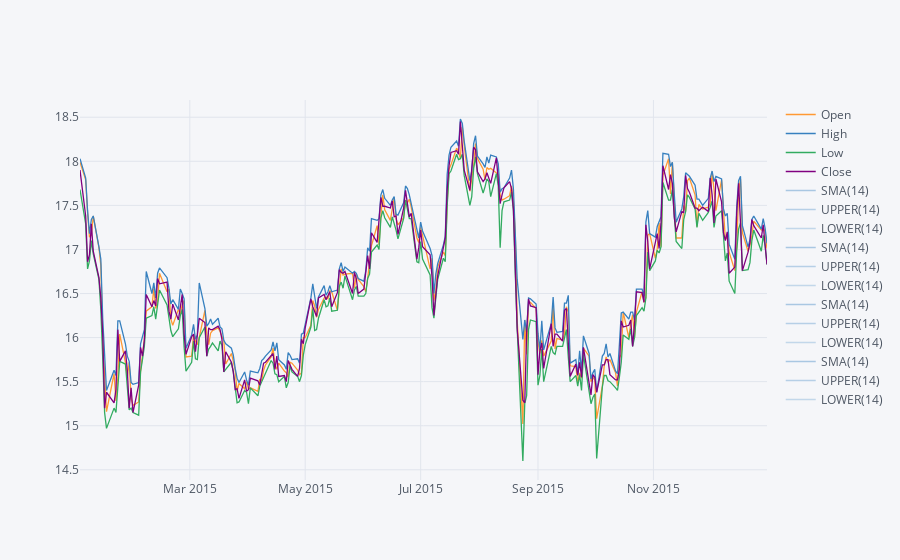

The cell this chart's notebook holds for it:
### Markdown cell above
**Use .ta_plot(study='boll') to create a Bollinger Band Plot for Bank of America for the year 2015.**

### Code cell
BAC[['Open', 'High', 'Low', 'Close']].loc['2015-01-01':'2016-01-01'].ta_plot(study='boll')

### Figure 1 — Plotly figure (JSON) as saved in the notebook; plotly's stock layout.template omitted (floating-point values rounded to 4 significant figures; data arrays with more than 128 entries replaced by an {"elided": "..."} marker saying what was removed)
{"data": [{"line": {"color": "rgba(255, 153, 51, 1.0)", "dash": "solid", "shape": "linear", "width": 1.3}, "mode": "lines", "name": "Open", "text": "", "type": "scatter", "x": {"elided": "252 str values"}, "y": {"elided": "252 float values"}}, {"line": {"color": "rgba(55, 128, 191, 1.0)", "dash": "solid", "shape": "linear", "width": 1.3}, "mode": "lines", "name": "High", "text": "", "type": "scatter", "x": {"elided": "252 str values"}, "y": {"elided": "252 float values"}}, {"line": {"color": "rgba(50, 171, 96, 1.0)", "dash": "solid", "shape": "linear", "width": 1.3}, "mode": "lines", "name": "Low", "text": "", "type": "scatter", "x": {"elided": "252 str values"}, "y": {"elided": "252 float values"}}, {"line": {"color": "rgba(128, 0, 128, 1.0)", "dash": "solid", "shape": "linear", "width": 1.3}, "mode": "lines", "name": "Close", "text": "", "type": "scatter", "x": {"elided": "252 str values"}, "y": {"elided": "252 float values"}}, {"line": {"color": "rgba(55, 128, 191, 0.4000000000000002)", "dash": "solid", "shape": "linear", "width": 1.3}, "mode": "lines", "name": "SMA(14)", "text": "", "type": "scatter", "x": {"elided": "252 str values"}, "y": {"elided": "252x4 mixed values"}}, {"line": {"color": "rgba(55, 128, 191, 0.33333333333333354)", "dash": "solid", "shape": "linear", "width": 1.3}, "mode": "lines", "name": "UPPER(14)", "text": "", "type": "scatter", "x": {"elided": "252 str values"}, "y": {"elided": "252x4 mixed values"}}, {"line": {"color": "rgba(55, 128, 191, 0.2666666666666669)", "dash": "solid", "shape": "linear", "width": 1.3}, "mode": "lines", "name": "LOWER(14)", "text": "", "type": "scatter", "x": {"elided": "252 str values"}, "y": {"elided": "252x4 mixed values"}}, {"line": {"color": "rgba(55, 128, 191, 0.4000000000000002)", "dash": "solid", "shape": "linear", "width": 1.3}, "mode": "lines", "name": "SMA(14)", "text": "", "type": "scatter", "x": {"elided": "252 str values"}, "y": {"elided": "252x4 mixed values"}}, {"line": {"color": "rgba(55, 128, 191, 0.33333333333333354)", "dash": "solid", "shape": "linear", "width": 1.3}, "mode": "lines", "name": "UPPER(14)", "text": "", "type": "scatter", "x": {"elided": "252 str values"}, "y": {"elided": "252x4 mixed values"}}, {"line": {"color": "rgba(55, 128, 191, 0.2666666666666669)", "dash": "solid", "shape": "linear", "width": 1.3}, "mode": "lines", "name": "LOWER(14)", "text": "", "type": "scatter", "x": {"elided": "252 str values"}, "y": {"elided": "252x4 mixed values"}}, {"line": {"color": "rgba(55, 128, 191, 0.4000000000000002)", "dash": "solid", "shape": "linear", "width": 1.3}, "mode": "lines", "name": "SMA(14)", "text": "", "type": "scatter", "x": {"elided": "252 str values"}, "y": {"elided": "252x4 mixed values"}}, {"line": {"color": "rgba(55, 128, 191, 0.33333333333333354)", "dash": "solid", "shape": "linear", "width": 1.3}, "mode": "lines", "name": "UPPER(14)", "text": "", "type": "scatter", "x": {"elided": "252 str values"}, "y": {"elided": "252x4 mixed values"}}, {"line": {"color": "rgba(55, 128, 191, 0.2666666666666669)", "dash": "solid", "shape": "linear", "width": 1.3}, "mode": "lines", "name": "LOWER(14)", "text": "", "type": "scatter", "x": {"elided": "252 str values"}, "y": {"elided": "252x4 mixed values"}}, {"line": {"color": "rgba(55, 128, 191, 0.4000000000000002)", "dash": "solid", "shape": "linear", "width": 1.3}, "mode": "lines", "name": "SMA(14)", "text": "", "type": "scatter", "x": {"elided": "252 str values"}, "y": {"elided": "252x4 mixed values"}}, {"line": {"color": "rgba(55, 128, 191, 0.33333333333333354)", "dash": "solid", "shape": "linear", "width": 1.3}, "mode": "lines", "name": "UPPER(14)", "text": "", "type": "scatter", "x": {"elided": "252 str values"}, "y": {"elided": "252x4 mixed values"}}, {"line": {"color": "rgba(55, 128, 191, 0.2666666666666669)", "dash": "solid", "shape": "linear", "width": 1.3}, "mode": "lines", "name": "LOWER(14)", "text": "", "type": "scatter", "x": {"elided": "252 str values"}, "y": {"elided": "252x4 mixed values"}}], "layout": {"legend": {"bgcolor": "#F5F6F9", "font": {"color": "#4D5663"}}, "paper_bgcolor": "#F5F6F9", "plot_bgcolor": "#F5F6F9", "title": {"font": {"color": "#4D5663"}}, "xaxis": {"gridcolor": "#E1E5ED", "showgrid": true, "tickfont": {"color": "#4D5663"}, "title": {"font": {"color": "#4D5663"}, "text": ""}, "zerolinecolor": "#E1E5ED"}, "yaxis": {"gridcolor": "#E1E5ED", "showgrid": true, "tickfont": {"color": "#4D5663"}, "title": {"font": {"color": "#4D5663"}, "text": ""}, "zerolinecolor": "#E1E5ED"}}}
